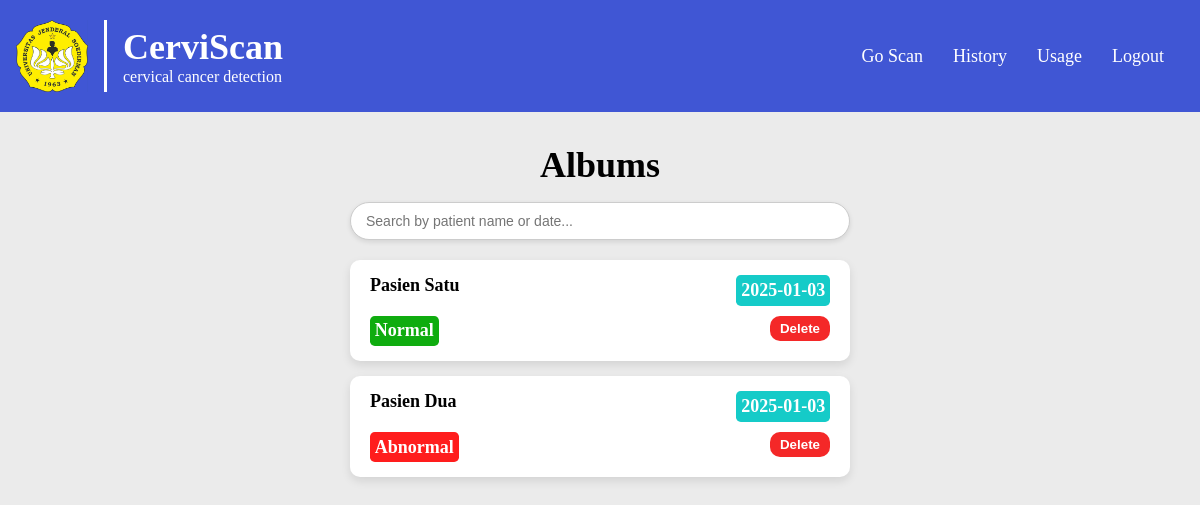
Screenshot of /history (signed in) with the database file from the repository.
### app.py (models this page shows)
class History(db.Model):
    id = db.Column(db.Integer, primary_key=True)
    user_id = db.Column(db.Integer, db.ForeignKey('users.id'), nullable=False)
    name = db.Column(db.String(250), nullable=False)
    dob = db.Column(db.String(50), nullable=False)
    original = db.Column(db.String(250), nullable=False)
    gray = db.Column(db.String(250), nullable=False)
    mask = db.Column(db.String(250), nullable=False)
    segmented = db.Column(db.String(250), nullable=False)
    features = db.Column(db.PickleType, nullable=False)
    prediction = db.Column(db.String(250), nullable=False)
    date = db.Column(db.DateTime, default=datetime.utcnow)

### app.py (the view)
@app.route('/history', methods=['GET'])
@login_required
def history_page():
    user_history = History.query.filter_by(user_id=current_user.id).all()
    return render_template('history.html', history=user_history)

### app.py (called while the page is built)
@login_manager.user_loader
def loader_user(user_id):
    return Users.query.get(user_id)

### templates/history.html (shortened to what this page needs)
{% extends 'base.html' %} {% block title %} History {% endblock %} {% block
content %}
<div class="page-container albums">
    <div class="albums-section">
        <h1>Albums</h1>
        <div class="search-container">
            <input
                type="text"
                class="search-bar"
                id="search-bar"
                placeholder="Search by patient name or date..."
                onkeyup="filterHistory()"
            />
        </div>
        {% for entry in history %}
        <a
            class="album-card"
            href="/history/{{ entry.id }}"
            data-name="{{ entry.name|lower }}"
            data-date="{{ entry.date.strftime('%Y-%m-%d') }}"
        >
            <div class="album-card-head">
                <p>{{ entry.name }}</p>
                <div class="tag date">
                    <p>{{ entry.date.strftime('%Y-%m-%d') }}</p>
                </div>
            </div>
            <div class="album-card-foot">
                {% if entry.prediction == "normal" %}
                <div class="tag normal"><p>Normal</p></div>
                {% else %}
                <div class="tag abnormal"><p>Abnormal</p></div>
                {% endif %}
                <form
                    action="/delete/{{ entry.id }}"
                    method="POST"
                    onsubmit="return confirmDelete()"
                >
                    <button type="submit" class="btn btn-danger">Delete</button>
                </form>
            </div>
        </a>
        {% endfor %}
    </div>
</div>
{% endblock %}

### static/styles/styles_.css (style rules this page uses)
html { box-sizing: border-box; font-size: 16px; }
*, *:before, *:after { box-sizing: inherit; }
body, h1, h2, h3, h4, h5, h6, p, ol, ul { margin: 0; padding: 0; font-weight: normal; }
body { background-color: #ebebeb; overflow-y: auto; }
:root { --font-large: 2rem; --font-medium: 1rem; --font-small: 0.875rem; --text: #040316; --background-section: white; --primary: #4056d4; --secondary: #5081e2; --accent: #15cbc8; }
@media (min-width: 1025px) { :root { --font-large: 2.25rem; --font-medium: 1.125rem; --font-small: 1rem; } }
.page-container { display: flex; flex-direction: column; justify-content: center; align-items: center; padding-top: 2rem; padding-left: 2rem; padding-right: 2rem; }
.normal { background-color: rgb(15, 172, 15); }
.abnormal { background-color: rgb(255, 29, 29); }
.date { background-color: var(--accent); }
.results-container .tag, .albums .tag { width: fit-content; border-radius: 0.3rem; padding: 0.3rem; }
.tag p { font-size: var(--font-medium); font-weight: bold; color: white; }
.albums .albums-section { width: 90vw; max-width: 500px; }
.albums h1 { font-size: var(--font-large); font-weight: bold; text-align: center; margin-bottom: 1rem; }
.search-container { width: 100%; margin-bottom: 20px; display: flex; justify-content: center; }
.search-bar { width: 100%; padding: 10px 15px; font-size: 14px; border: 1px solid #ccc; border-radius: 20px; outline: none; box-shadow: 0px 2px 5px rgba(0, 0, 0, 0.1); }
a.album-card { display: flex; flex-direction: column; justify-content: space-between; width: 100%; padding: 15px 20px; background-color: #fff; border: none; border-radius: 10px; box-shadow: 0px 4px 10px rgba(0, 0, 0, 0.1); text-decoration: none; color: inherit; margin-bottom: 15px; }
.album-card-head { display: flex; flex-direction: row; justify-content: space-between; }
.album-card-head p { margin: 0; font-size: var(--font-medium); font-weight: bold; }
.album-card-foot { display: flex; justify-content: space-between; margin-top: 10px; }
.album-card-foot button { background-color: #f42828; color: white; border: none; border-radius: 10px; padding: 5px 10px; font-weight: bold; }

### rows the page displays
History: name "Pasien Satu", date "2025-01-03", prediction "Normal"
History: name "Pasien Dua", date "2025-01-03", prediction "Abnormal"
